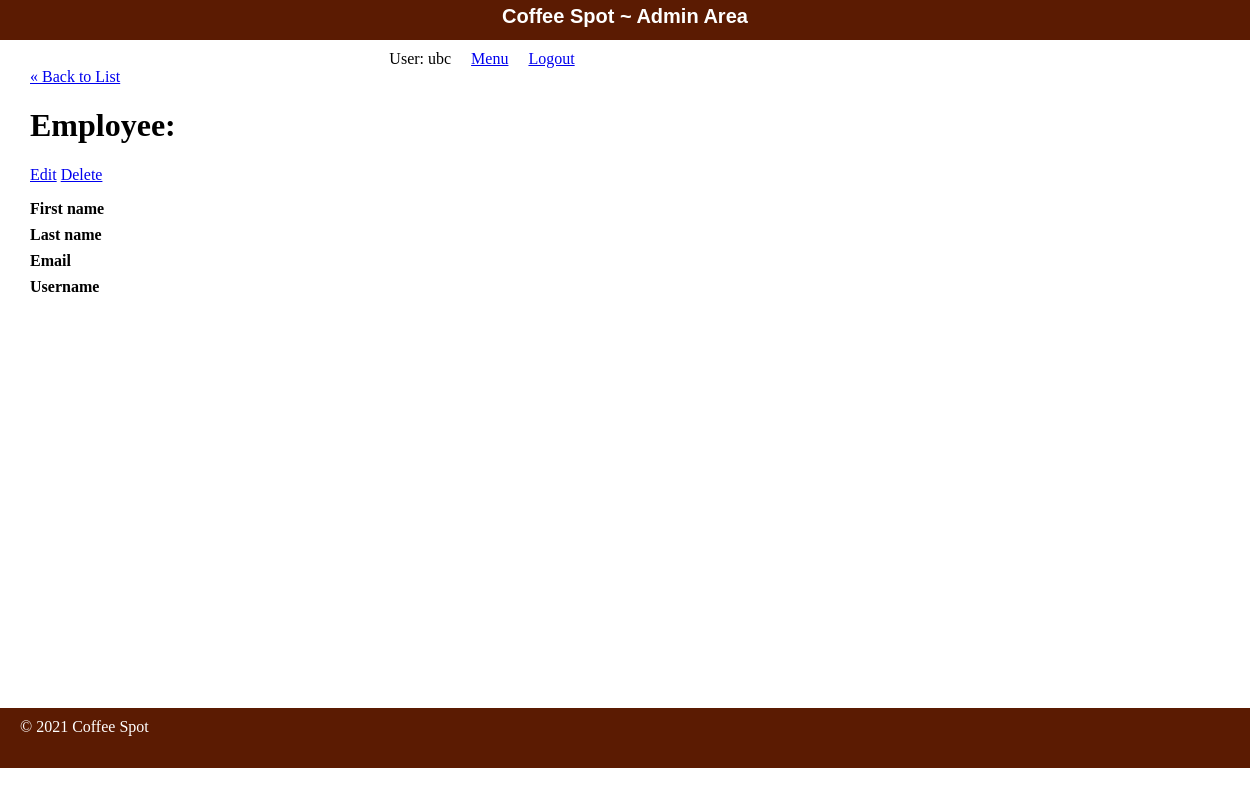
Page /admin/employees/show.php (signed in) on the earlier database version.
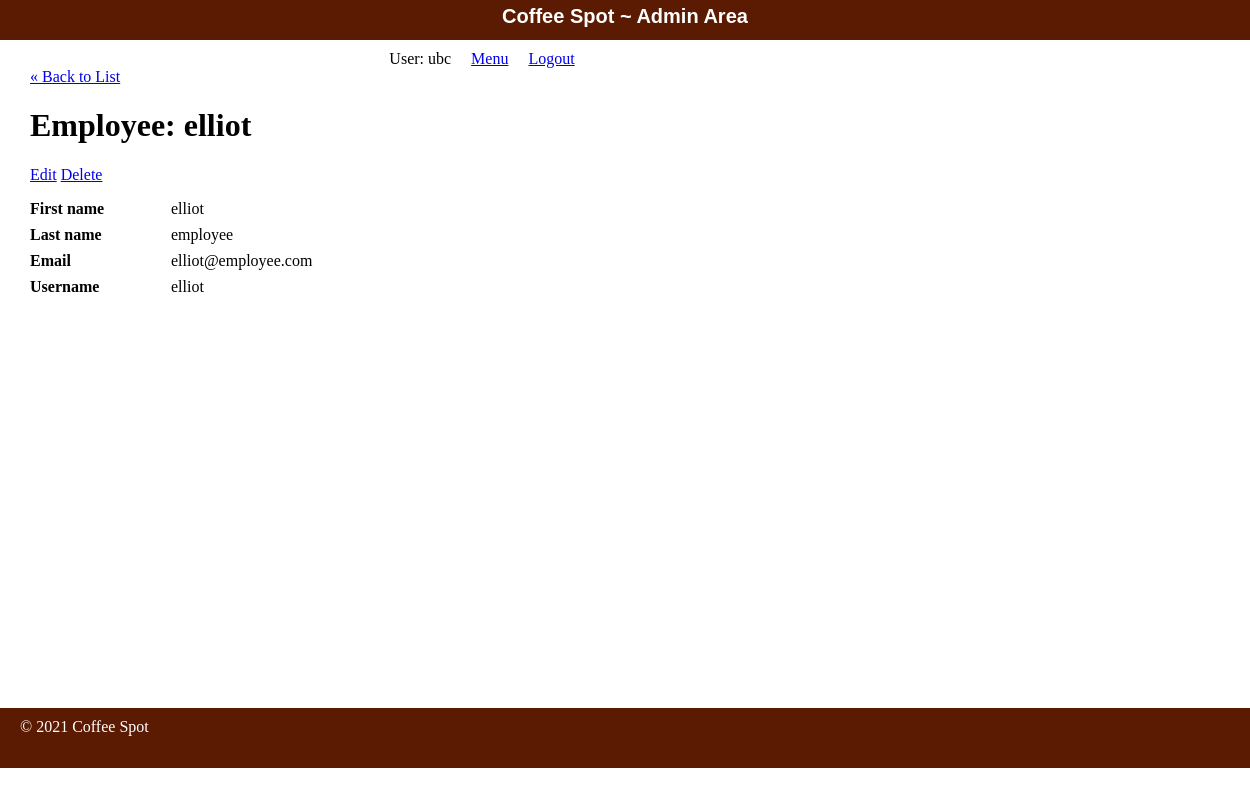
Same page on the later database version.
### tables this page shows
CREATE TABLE employees (
  id int NOT NULL AUTO_INCREMENT,
  first_name varchar(255) DEFAULT NULL,
  last_name varchar(255) DEFAULT NULL,
  email varchar(255) DEFAULT NULL,
  username varchar(255) DEFAULT NULL,
  hashed_password varchar(255) DEFAULT NULL,
  PRIMARY KEY (id),
  KEY index_username (username)
);

### admin/shared/functions.php (called while the page is built, shortened)
<?php
function url_for($script_path) {
  return WWW_ADMIN . $script_path;
}
function u($string="") {
  return urlencode($string);
}
function h($string="") {
  return htmlspecialchars($string);
}
?>

### admin/shared/database.php (called while the page is built, shortened)
<?php
  function db_escape($connection, $string) {
    return mysqli_real_escape_string($connection, $string);
  }
?>

### admin/shared/query_functions.php (called while the page is built, shortened)
<?php
  function find_employee_by_id($id) {
    global $db;
    $sql = "SELECT * FROM employees ";
    $sql .= "WHERE id='" . db_escape($db, $id) . "' ";
    $sql .= "LIMIT 1";
    $result = mysqli_query($db, $sql);
    $employee = mysqli_fetch_assoc($result);
    return $employee;
  }
?>

### admin/employees/show.php (the view, shortened to what this page needs)
<?php
$id = $_GET['id'] ?? '1';
$employee = find_employee_by_id($id);
?>
<?php include(SHARED_PATH . '/admin_header.php'); ?>
<div id="content">
  <a class="back-link" href="<?php echo url_for('/employees/index.php'); ?>">&laquo; Back to List</a>
  <div class="employee show">
    <h1>Employee: <?php echo h($employee['username']); ?></h1>
    <div class="actions">
      <a class="action" href="<?php echo url_for('/employees/edit.php?id=' . h(u($employee['id']))); ?>">Edit</a>
      <a class="action" href="<?php echo url_for('/employees/delete.php?id=' . h(u($employee['id']))); ?>">Delete</a>
    </div>
    <div class="attributes">
      <dl>
        <dt>First name</dt>
        <dd><?php echo h($employee['first_name']); ?></dd>
      </dl>
      <dl>
        <dt>Last name</dt>
        <dd><?php echo h($employee['last_name']); ?></dd>
      </dl>
      <dl>
        <dt>Email</dt>
        <dd><?php echo h($employee['email']); ?></dd>
      </dl>
      <dl>
        <dt>Username</dt>
        <dd><?php echo h($employee['username']); ?></dd>
      </dl>
    </div>
  </div>
</div>
<?php include(SHARED_PATH . '/admin_footer.php'); ?>

Differences in the rows shown:
added employees: username "elliot", first_name "elliot", last_name "employee", email "elliot@employee.com"
